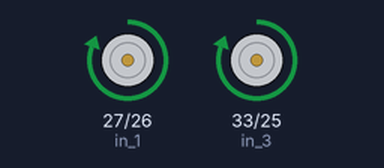
The sketch below on a simulated ESP32. On the bench: motor-driver pin pairs drawn as motors (green arrow = first pin HIGH = forward, orange = second pin HIGH = backward, longer = more drive).

Above: at 0.5 s.
At 2.5 s:
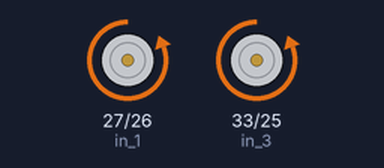
At 4.5 s:
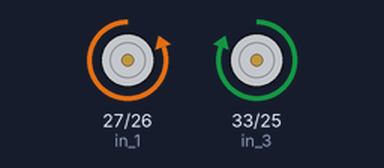
At 9.5 s:
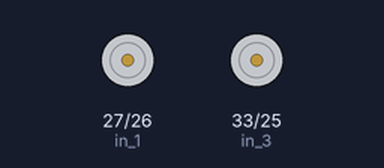
Timing chart, 0 to 10.4 s (numbered marks = the images above):
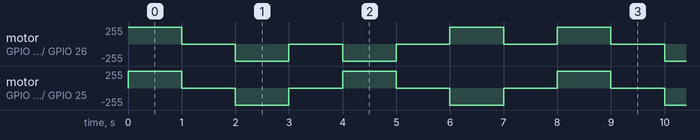

The sketch:

motortest.ino
```cpp
static const int in_1 = 27;
static const int in_2 = 26;
static const int in_3 = 33;
static const int in_4 = 25;

void setup() {
  // put your setup code here, to run once:
  pinMode(in_1, OUTPUT);
  pinMode(in_2, OUTPUT);
  pinMode(in_3, OUTPUT);
  pinMode(in_4, OUTPUT);

}

void forward() {
  digitalWrite(in_1, HIGH);
  digitalWrite(in_2, LOW);
  digitalWrite(in_3, HIGH);
  digitalWrite(in_4, LOW);
}

void backward() {
  digitalWrite(in_1, LOW);
  digitalWrite(in_2, HIGH);
  digitalWrite(in_3, LOW);
  digitalWrite(in_4, HIGH);
}

void left() {
  digitalWrite(in_1, LOW);
  digitalWrite(in_2, HIGH);
  digitalWrite(in_3, HIGH);
  digitalWrite(in_4, LOW);
}

void right() {
  digitalWrite(in_1, HIGH);
  digitalWrite(in_2, LOW);
  digitalWrite(in_3, LOW);
  digitalWrite(in_4, HIGH);

}

void stop() {
  digitalWrite(in_1, LOW);
  digitalWrite(in_2, LOW);
  digitalWrite(in_3, LOW);
  digitalWrite(in_4, LOW);
}

void loop() {
  // put your main code here, to run repeatedly:
  forward();
  delay(1000);
  stop();
  delay(1000);
  backward();
  delay(1000);
  stop();
  delay(1000);
  left();
  delay(1000);
  stop();
  delay(1000);
  right();
  delay(1000);
  stop();
  delay(1000);
}
```

Measured:
- by itself, motor on GPIO 33 (in_3) / GPIO 25 (in_4): repeats every 4.0 s: stopped 1.0 s, backward 255/255 1.0 s, stopped 1.0 s, forward 255/255 1.0 s
- by itself, motor on GPIO 27 (in_1) / GPIO 26 (in_2): repeats every 8.0 s: 2 × (stopped 1.0 s, backward 255/255 1.0 s), 2 × (stopped 1.0 s, forward 255/255 1.0 s)
